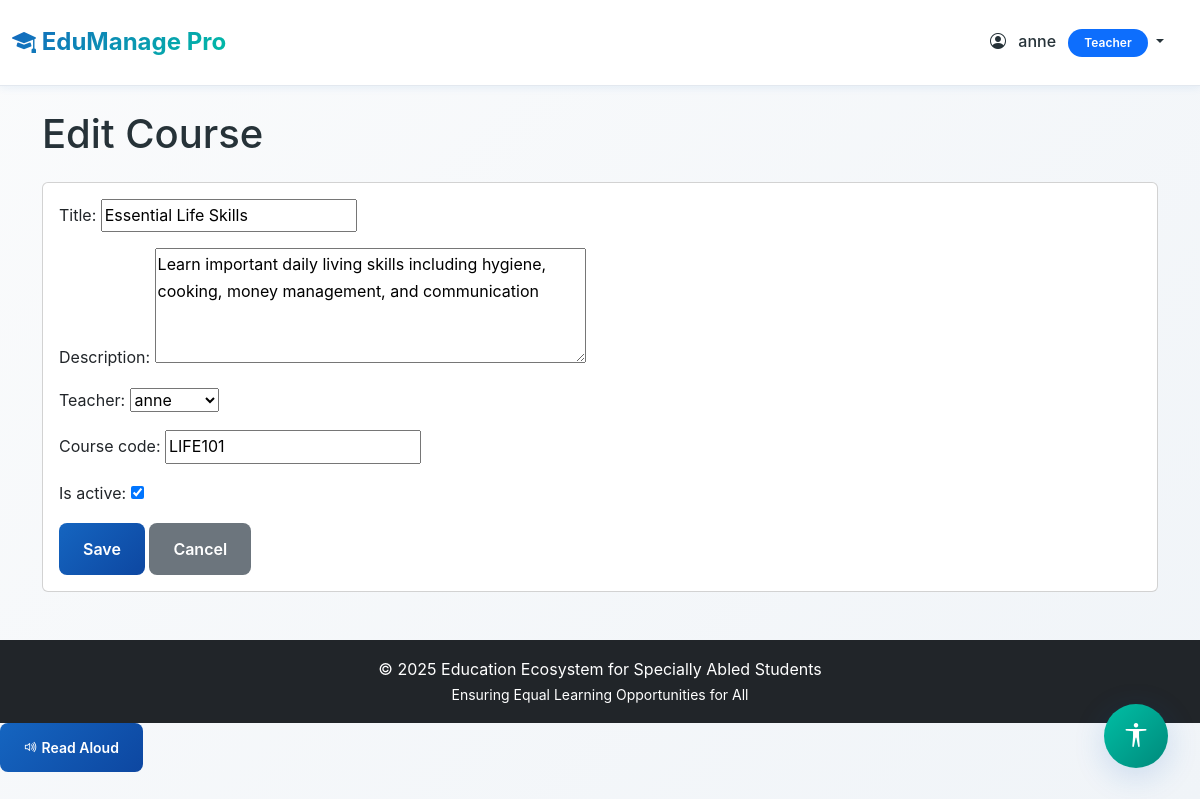
Page /courses/1/edit/ (signed in) on the committed database.
### myapp/models.py (models this page shows, shortened)
class Profile(models.Model):
    ROLE_CHOICES = [
        ('admin', 'Admin'),
        ('teacher', 'Teacher'),
        ('student', 'Student'),
        ('parent', 'Parent'),
    ]
    DISABILITY_CHOICES = [
        ('none', 'None'),
        ('visual', 'Visual Impairment'),
        ('hearing', 'Hearing Impairment'),
        ('mobility', 'Mobility Impairment'),
        ('learning', 'Learning Disability'),
        ('multiple', 'Multiple Disabilities'),
    ]
    CONTENT_PREFERENCE = [
        ('text', 'Text'),
        ('audio', 'Audio'),
        ('video', 'Video'),
        ('mixed', 'Mixed'),
    ]
    FONT_SIZE_CHOICES = [
        ('small', 'Small'),
        ('medium', 'Medium'),
        ('large', 'Large'),
    ]
    user = models.OneToOneField(User, on_delete=models.CASCADE, related_name='profile')
    role = models.CharField(max_length=20, choices=ROLE_CHOICES, default='student')
    phone = models.CharField(max_length=15, blank=True, null=True)
    address = models.TextField(blank=True, null=True)
    profile_picture = models.ImageField(upload_to='profile_pics/', blank=True, null=True)
    disability_type = models.CharField(max_length=20, choices=DISABILITY_CHOICES, default='none')
    assistance_required = models.TextField(blank=True, null=True, help_text="Describe any special assistance needed")
    preferred_content_format = models.CharField(max_length=10, choices=CONTENT_PREFERENCE, default='mixed')
    high_contrast_mode = models.BooleanField(default=False)
    font_size = models.CharField(max_length=10, choices=FONT_SIZE_CHOICES, default='medium')
    linked_student = models.ForeignKey(User, on_delete=models.SET_NULL, null=True, blank=True,
                                       related_name='parent_link', limit_choices_to={'profile__role': 'student'})
    created_at = models.DateTimeField(auto_now_add=True)
    updated_at = models.DateTimeField(auto_now=True)
    class Meta:
        ordering = ['-created_at']

class Course(models.Model):
    title = models.CharField(max_length=200)
    description = models.TextField()
    teacher = models.ForeignKey(User, on_delete=models.CASCADE, related_name='courses_taught',
                                limit_choices_to={'profile__role': 'teacher'})
    students = models.ManyToManyField(User, related_name='courses_enrolled', blank=True,
                                      limit_choices_to={'profile__role': 'student'})
    course_code = models.CharField(max_length=20, unique=True)
    created_at = models.DateTimeField(auto_now_add=True)
    updated_at = models.DateTimeField(auto_now=True)
    is_active = models.BooleanField(default=True)
    class Meta:
        ordering = ['-created_at']

### myapp/views.py (the view)
# urls.py: path('courses/<int:course_id>/edit/', views.course_edit, name='course_edit'),
@login_required
def course_edit(request, course_id):
    if request.user.profile.role not in ['admin', 'teacher']:
        messages.error(request, 'Access denied.')
        return redirect('dashboard')
    course = get_object_or_404(Course, id=course_id)
    if request.user.profile.role == 'teacher' and course.teacher != request.user:
        messages.error(request, 'You can only edit your own courses.')
        return redirect('course_list')
    if request.method == 'POST':
        form = CourseForm(request.POST, instance=course)
        if form.is_valid():
            form.save()
            messages.success(request, f'Course {course.title} updated successfully!')
            return redirect('course_detail', course_id=course.id)
    else:
        form = CourseForm(instance=course)
    return render(request, 'course_form.html', {'form': form, 'title': 'Edit Course', 'course': course})

### myapp/forms.py
class CourseForm(forms.ModelForm):
    class Meta:
        model = Course
        fields = ['title', 'description', 'teacher', 'course_code', 'is_active']
        widgets = {
            'description': forms.Textarea(attrs={'rows': 4}),
        }
    def __init__(self, *args, **kwargs):
        super().__init__(*args, **kwargs)
        self.fields['teacher'].queryset = User.objects.filter(profile__role='teacher')

### myapp/templates/course_form.html (shortened to what this page needs)
{% extends 'base.html' %}
{% block content %}
<div class="row">
    <div class="col-12">
        <h1 class="mb-4">{{ title }}</h1>
    </div>
</div>
<div class="card">
    <div class="card-body">
        <form method="post">
            {{ form.as_p }}
            <div class="mt-3">
                <button type="submit" class="btn btn-primary">Save</button>
                <a href="{% url 'course_list' %}" class="btn btn-secondary">Cancel</a>
            </div>
        </form>
    </div>
</div>
{% endblock %}

### myapp/templates/base.html (shortened to what this page needs)
<!DOCTYPE html>
<html lang="en">
<head>
    <link href="https://cdn.jsdelivr.net/npm/bootstrap@5.3.0/dist/css/bootstrap.min.css" rel="stylesheet">
    <link rel="stylesheet" href="https://cdn.jsdelivr.net/npm/bootstrap-icons@1.11.0/font/bootstrap-icons.css">
    {% load static %}
    <link rel="stylesheet" href="{% static 'css/style.css' %}?v=2.0">
</head>
<body {% if user.is_authenticated and user.profile.high_contrast_mode %}class="high-contrast"{% endif %}
      data-font-size="{% if user.is_authenticated %}{{ user.profile.font_size }}{% else %}medium{% endif %}"
      data-disability-type="{% if user.is_authenticated %}{{ user.profile.disability_type }}{% else %}none{% endif %}">
    {% if user.is_authenticated %}
    <nav class="navbar navbar-expand-lg navbar-main">
        <div class="container-fluid">
            <a class="navbar-brand" href="{% url 'dashboard' %}">
                <i class="bi bi-mortarboard-fill"></i> EduManage Pro
            </a>
            <div class="navbar-nav ms-auto">
                <div class="nav-item dropdown">
                    <a class="nav-link dropdown-toggle" href="#" role="button" data-bs-toggle="dropdown">
                        <i class="bi bi-person-circle me-2"></i> {{ user.username }}
                        <span class="badge bg-primary ms-2">{{ user.profile.get_role_display }}</span>
                    </a>
                </div>
            </div>
        </div>
    </nav>
    {% endif %}
    <main class="container my-4">
        {% block content %}{% endblock %}
    </main>
    {% if user.is_authenticated %}
    <div class="accessibility-toolbar">
        <button class="accessibility-toggle-btn" id="accessibilityToggle" title="Accessibility Options">
            <i class="bi bi-universal-access"></i>
        </button>
    </div>
    {% endif %}
    <footer class="bg-dark text-white text-center py-3 mt-5">
        <p class="mb-0">&copy; 2025 Education Ecosystem for Specially Abled Students</p>
        <p class="mb-0 small">Ensuring Equal Learning Opportunities for All</p>
    </footer>
    {% load static %}
</body>
</html>

### myapp/static/css/style.css (style rules this page uses)
:root { --primary-blue: #1565C0; --primary-dark: #0D47A1; --primary-light: #42A5F5; --accent-emerald: #00BFA5; --accent-light: #64FFDA; --accent-dark: #00897B; --neutral-white: #FFFFFF; --neutral-light: #FAFBFC; --neutral-gray: #E3E8EF; --neutral-dark: #455A64; --text-dark: #263238; --text-light: #78909C; --success: #00C853; --warning: #FF9100; --danger: #FF5252; --info: #2979FF; --shadow-sm: 0 2px 8px rgba(21, 101, 192, 0.08); --shadow-md: 0 4px 16px rgba(21, 101, 192, 0.12); --shadow-lg: 0 8px 32px rgba(21, 101, 192, 0.18); --radius-sm: 8px; --radius-md: 12px; --radius-lg: 16px; }
body { font-family: 'Inter', 'Segoe UI', system-ui, sans-serif; background: linear-gradient(135deg, var(--neutral-light) 0%, #f0f4f8 100%); color: var(--text-dark); line-height: 1.7; min-height: 100vh; transition: all 0.3s ease; }
body[data-font-size="medium"] { font-size: 16px; }
.navbar-main { background: rgba(255, 255, 255, 0.95); backdrop-filter: blur(20px); border-bottom: 1px solid var(--neutral-gray); box-shadow: var(--shadow-sm); padding: 1rem 0; position: sticky; top: 0; z-index: 1000; }
.navbar-brand { font-weight: 700; font-size: 1.5rem; background: linear-gradient(135deg, var(--primary-blue), var(--accent-emerald)); -webkit-background-clip: text; -webkit-text-fill-color: transparent; background-clip: text; }
.nav-link { color: var(--text-dark) !important; font-weight: 500; padding: 0.75rem 1.25rem !important; border-radius: var(--radius-sm); transition: all 0.3s cubic-bezier(0.4, 0, 0.2, 1); margin: 0 0.25rem; }
.btn { border: none; border-radius: var(--radius-sm); padding: 0.875rem 1.5rem; font-weight: 600; transition: all 0.3s cubic-bezier(0.4, 0, 0.2, 1); position: relative; overflow: hidden; }
.btn::before { content: ''; position: absolute; top: 50%; left: 50%; width: 0; height: 0; background: rgba(255, 255, 255, 0.2); border-radius: 50%; transform: translate(-50%, -50%); transition: width 0.6s, height 0.6s; }
.btn-primary { background: linear-gradient(135deg, var(--primary-blue), var(--primary-dark)); color: var(--neutral-white); }
.badge { padding: 0.5rem 1rem; border-radius: 20px; font-weight: 600; font-size: 0.75rem; }
.accessibility-toolbar { position: fixed; bottom: 2rem; right: 2rem; z-index: 1050; }
.accessibility-toggle-btn { width: 64px; height: 64px; background: linear-gradient(135deg, var(--accent-emerald), var(--accent-dark)); border: none; border-radius: 50%; color: white; font-size: 1.5rem; box-shadow: var(--shadow-lg); transition: all 0.4s cubic-bezier(0.4, 0, 0.2, 1); cursor: pointer; }

### rows in the picture
Course: title "Essential Life Skills", description "Learn important daily living skills including hygiene, cooking, money management, and communication", teacher "anne", course_code "LIFE101", is_active "☑"

### other values in the picture
{{ user.username }} "anne"
{{ user.profile.get_role_display }} "Teacher"
{{ title }} "Edit Course"
